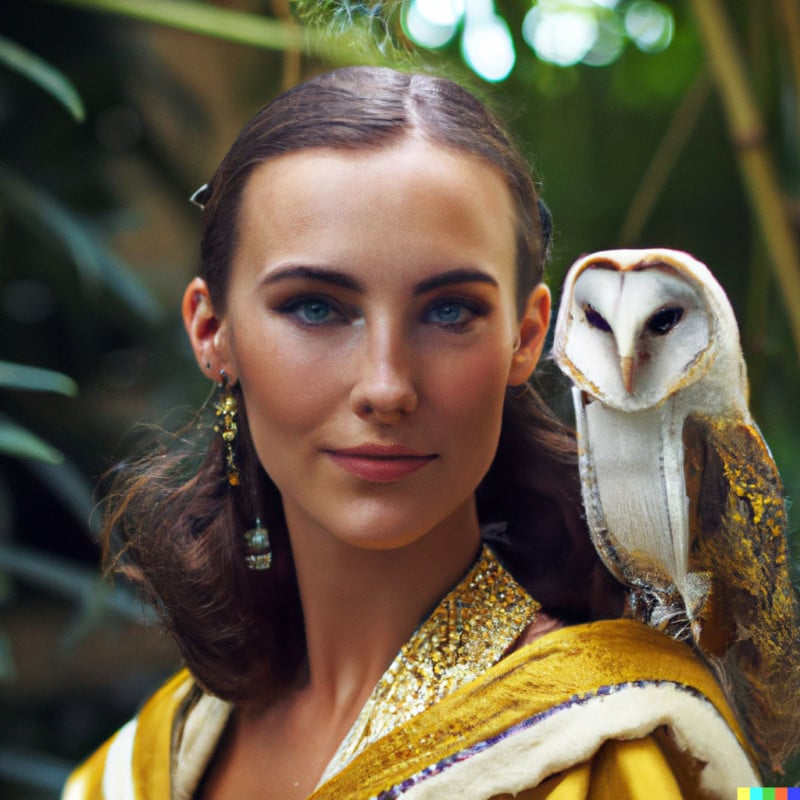
#> input picture data/raw/AiArtData/AiArtData/-yellow-kimono-with-a-golden-crown-and-a-very-detailed-Barn-owl-copy-800x800.jpg, 800 x 800 px; its folder holds only this picture in this run
$ python -i extract_features.py   (imports and definitions only)   (older library calls are emulated)
#> lines starting #> are read from the running program, lines starting #| are printed output that depends on the picture
# feature_extraction/extract_features.py

import numpy as np
import cv2
from skimage.feature import graycomatrix, graycoprops
from skimage.color import rgb2gray
from PIL import Image
import os
# import pandas as pd

def extract_color_features(image):
    image = np.array(image)
    mean = image.mean(axis=(0, 1))
    std = image.std(axis=(0, 1))
    return mean.tolist() + std.tolist()

def extract_texture_features(image):
    gray = rgb2gray(np.array(image))
    gray = (gray * 255).astype(np.uint8)
    glcm = graycomatrix(gray, distances=[1], angles=[0], symmetric=True, normed=True)
    contrast = graycoprops(glcm, 'contrast')[0, 0]
    homogeneity = graycoprops(glcm, 'homogeneity')[0, 0]
    energy = graycoprops(glcm, 'energy')[0, 0]
    correlation = graycoprops(glcm, 'correlation')[0, 0]
    return [contrast, homogeneity, energy, correlation]

def extract_frequency_features(image):
    gray = cv2.cvtColor(np.array(image), cv2.COLOR_RGB2GRAY)
    f = np.fft.fft2(gray)
    fshift = np.fft.fftshift(f)
    magnitude_spectrum = 20 * np.log(np.abs(fshift) + 1)

    # Statistik dasar dari spektrum frekuensi
    mean_freq = np.mean(magnitude_spectrum)
    std_freq = np.std(magnitude_spectrum)
    energy_freq = np.sum(magnitude_spectrum ** 2) / magnitude_spectrum.size

    return [mean_freq, std_freq, energy_freq]

def extract_features(image):
    color = extract_color_features(image)
    texture = extract_texture_features(image)
    frequency = extract_frequency_features(image)
    return color + texture + frequency

# ✅ Tambahkan ini:
# feature_extraction/extract_features.py

def extract_combined_features(image_array_path, label_array_path):
    X = np.load(image_array_path, allow_pickle=True)
    y = np.load(label_array_path, allow_pickle=True)

    all_features = []
    all_labels = []

    for image, label in zip(X, y):
        try:
            # Konversi ndarray ke Image untuk kompatibilitas fungsi fitur
            image_pil = Image.fromarray(image.astype('uint8')).convert('RGB')
            features = extract_features(image_pil)
            all_features.append(features)
            all_labels.append(label)
        except Exception as e:
            print(f"Error processing image: {e}")

    return np.array(all_features), np.array(all_labels)
    all_features = []
    all_labels = []

    for file_name in os.listdir(image_dir):
        if file_name.endswith('.npy'):
            file_path = os.path.join(image_dir, file_name)
            try:
                npy_image = np.load(file_path)
                image = Image.fromarray(npy_image).convert('RGB')
                features = extract_features(image)
                all_features.append(features)

                # Label dari nama file, contoh: 'fake_001.npy' -> label: 'fake'
                label = file_name.split('_')[0].lower()
                all_labels.append(label)
            except Exception as e:
                print(f"Gagal proses {file_path}: {e}")

    return np.array(all_features), np.array(all_labels)

>>> import cv2
>>> picture = cv2.cvtColor(cv2.imread('../data/raw/AiArtData/AiArtData/-yellow-kimono-with-a-golden-crown-and-a-very-detailed-Barn-owl-copy-800x800.jpg'), cv2.COLOR_BGR2RGB)
>>> result = extract_features(picture)
#> in extract_color_features, `mean = image.mean(axis=(0, 1))`: mean = [102.5, 90.2, 70.17]
#> in extract_color_features, `std = image.std(axis=(0, 1))`: std = [68.84, 62.5, 57.74]
#> in extract_features, `color = extract_color_features(image)`: color = [102.5, 90.2, 70.17, 68.84, 62.5, 57.74]
#> in extract_texture_features, `gray = rgb2gray(np.array(image))`:
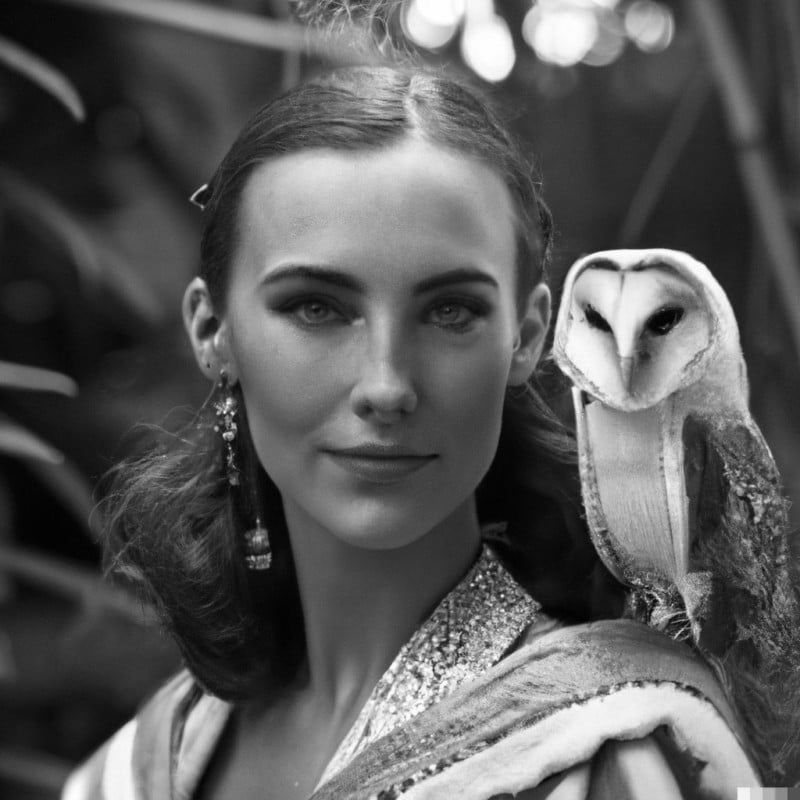
#> gray: shape (800, 800) float64; min 0.00225, max 1, mean 0.358
#> in extract_texture_features, `contrast = graycoprops(glcm, 'contrast')[0, 0]`: contrast = 55.08
#> in extract_texture_features, `homogeneity = graycoprops(glcm, 'homogeneity')[0, 0]`: homogeneity = 0.413
#> in extract_texture_features, `energy = graycoprops(glcm, 'energy')[0, 0]`: energy = 0.0279
#> in extract_texture_features, `correlation = graycoprops(glcm, 'correlation')[0, 0]`: correlation = 0.993
#> in extract_features, `texture = extract_texture_features(image)`: texture = [55.08, 0.413, 0.0279, 0.993]
#> in extract_frequency_features, `magnitude_spectrum = 20 * np.log(np.abs(fshift) + 1)`:
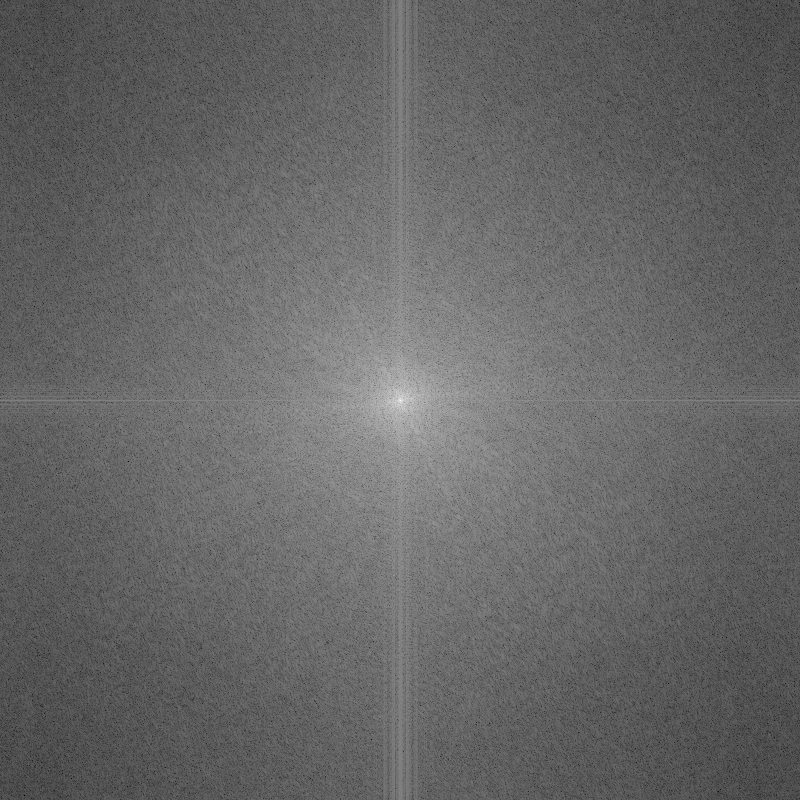
#> magnitude_spectrum: shape (800, 800) float64; min 14.3, max 357.7, mean 152.4; drawn with min black and max white
#> in extract_frequency_features, `mean_freq = np.mean(magnitude_spectrum)`: mean_freq = 152.4
#> in extract_frequency_features, `std_freq = np.std(magnitude_spectrum)`: std_freq = 25.88
#> in extract_frequency_features, `energy_freq = np.sum(magnitude_spectrum ** 2) / magnitude_spectrum.size`: energy_freq = 23906.8
#> in extract_features, `frequency = extract_frequency_features(image)`: frequency = [152.4, 25.88, 23906.8]
#> result = [102.5, 90.2, 70.17, 68.84, 62.5, 57.74, 55.08, 0.413, 0.0279, 0.993, 152.4, 25.88, 23906.8]

$ run again, on data/raw/AiArtData/AiArtData/100960167.jpg
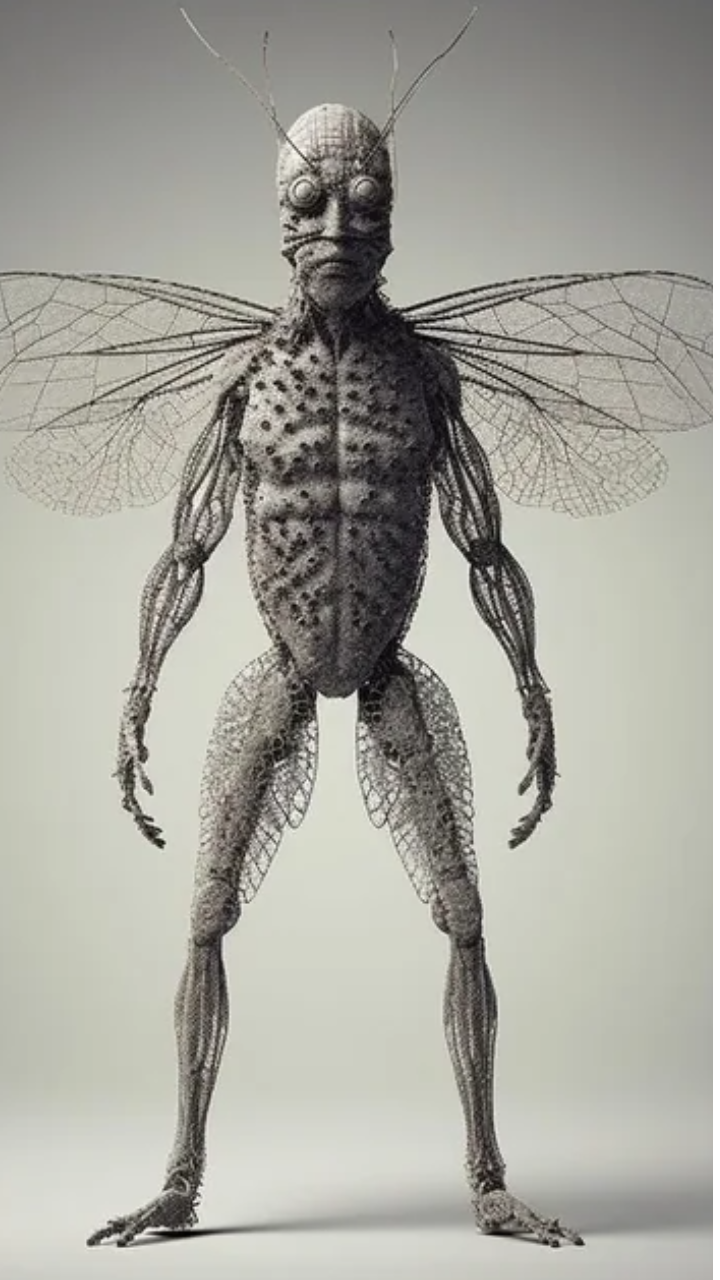
#> input picture data/raw/AiArtData/AiArtData/100960167.jpg, 720 x 1280 px
#> mean = [166.5, 166, 157.6]
#> std = [48.65, 50.27, 47.34]
#> color = [166.5, 166, 157.6, 48.65, 50.27, 47.34]
#> contrast = 94.01
#> homogeneity = 0.645
#> energy = 0.0738
#> correlation = 0.981
#> texture = [94.01, 0.645, 0.0738, 0.981]
#> in extract_frequency_features, `magnitude_spectrum = 20 * np.log(np.abs(fshift) + 1)`:
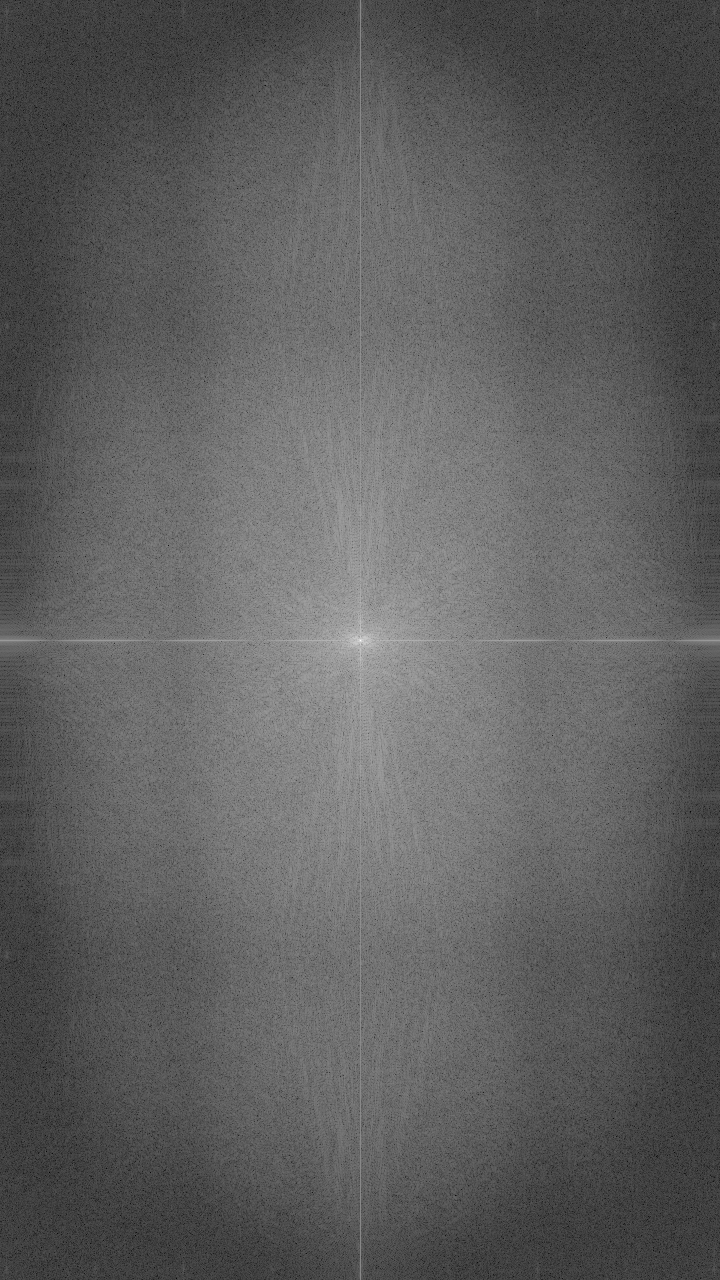
#> magnitude_spectrum: shape (1280, 720) float64; min 9.41, max 376.8, mean 146.5; drawn with min black and max white
#> mean_freq = 146.5
#> std_freq = 36.62
#> energy_freq = 22803.5
#> frequency = [146.5, 36.62, 22803.5]
#> result = [166.5, 166, 157.6, 48.65, 50.27, 47.34, 94.01, 0.645, 0.0738, 0.981, 146.5, 36.62, 22803.5]

$ run again, on data/raw/AiArtData/AiArtData/1486689.jpg
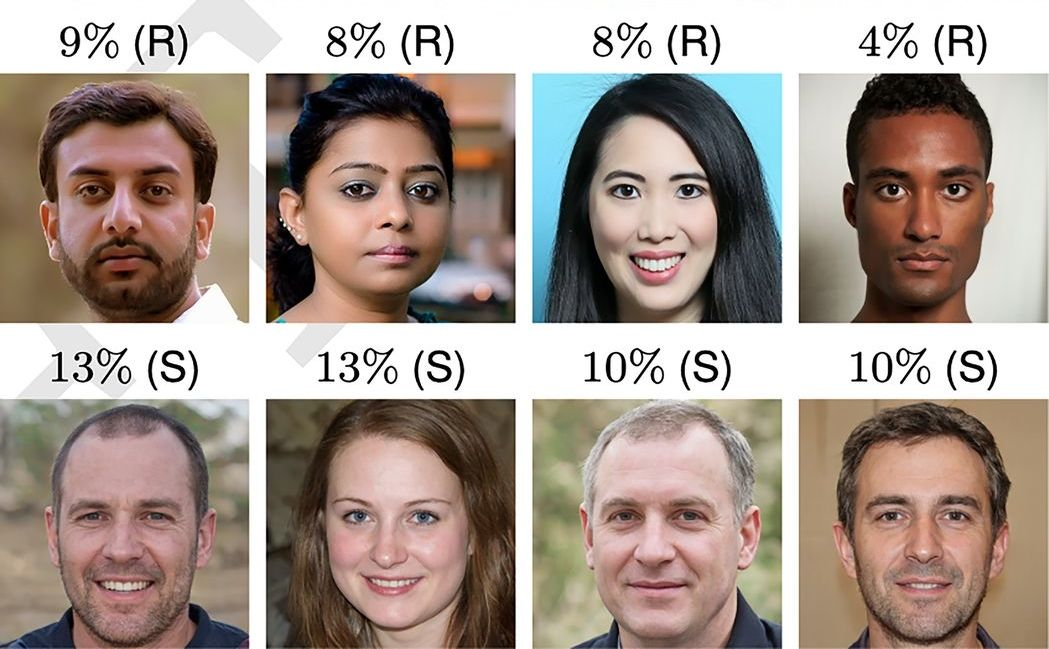
#> input picture data/raw/AiArtData/AiArtData/1486689.jpg, 1049 x 649 px
#> mean = [165.3, 150.8, 141.8]
#> std = [74.1, 78.06, 82.19]
#> color = [165.3, 150.8, 141.8, 74.1, 78.06, 82.19]
#> in extract_texture_features, `gray = rgb2gray(np.array(image))`:
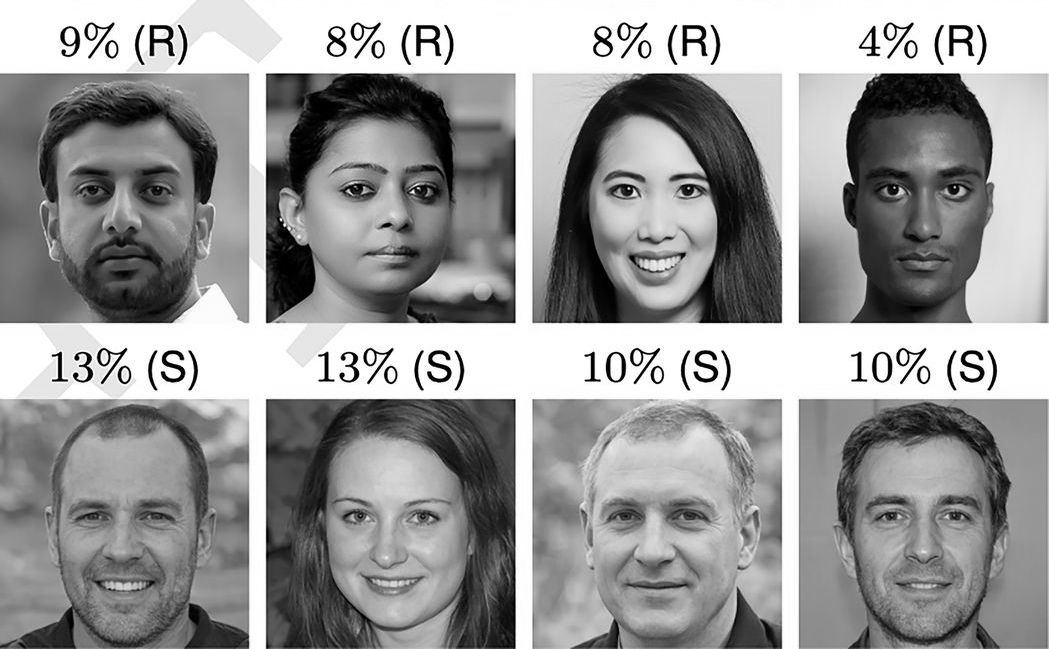
#> gray: shape (649, 1049) float64; min 0, max 1, mean 0.601
#> contrast = 366.2
#> homogeneity = 0.444
#> energy = 0.121
#> correlation = 0.969
#> texture = [366.2, 0.444, 0.121, 0.969]
#> in extract_frequency_features, `magnitude_spectrum = 20 * np.log(np.abs(fshift) + 1)`:
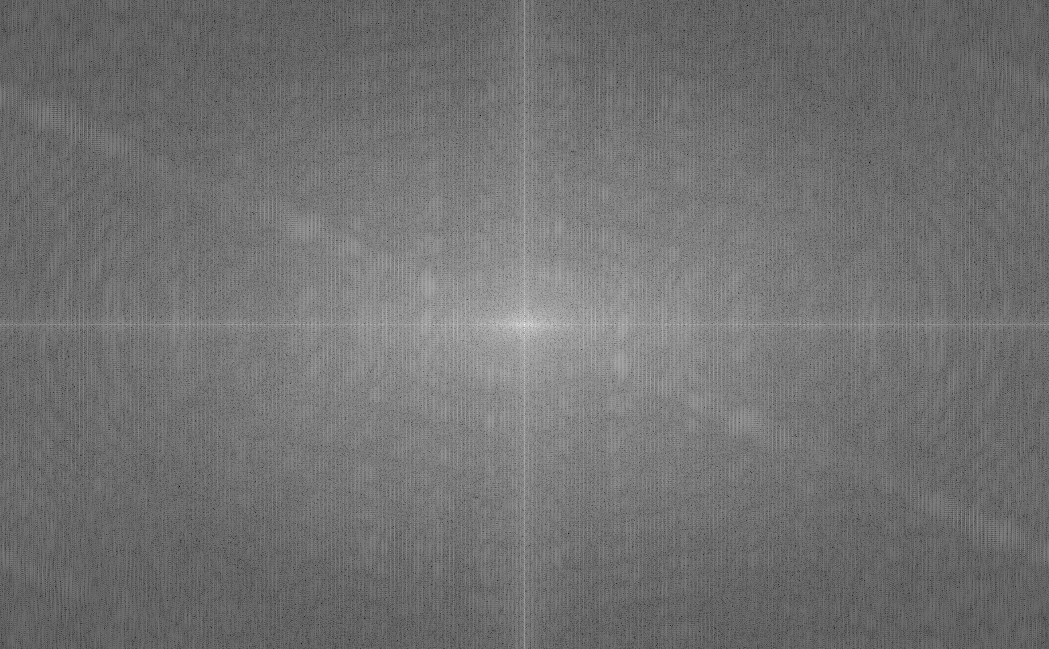
#> magnitude_spectrum: shape (649, 1049) float64; min 8.28, max 369.4, mean 169.1; drawn with min black and max white
#> mean_freq = 169.1
#> std_freq = 24.33
#> energy_freq = 29199.4
#> frequency = [169.1, 24.33, 29199.4]
#> result = [165.3, 150.8, 141.8, 74.1, 78.06, 82.19, 366.2, 0.444, 0.121, 0.969, 169.1, 24.33, 29199.4]
